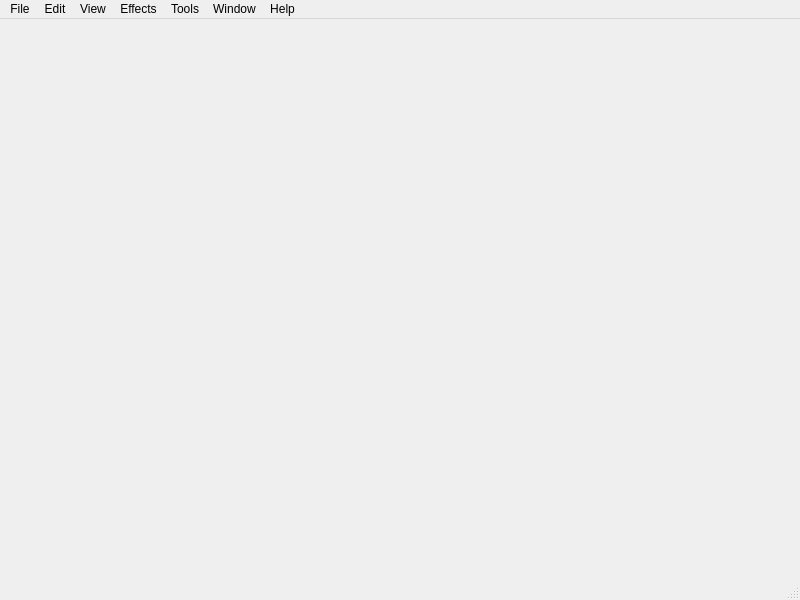
<?xml version="1.0" encoding="UTF-8"?>
<ui version="4.0">
 <class>MainWindow</class>
 <widget class="QMainWindow" name="MainWindow">
  <property name="geometry">
   <rect>
    <x>0</x>
    <y>0</y>
    <width>800</width>
    <height>600</height>
   </rect>
  </property>
  <property name="windowTitle">
   <string>VideoLAN Movie Creator</string>
  </property>
  <property name="windowIcon">
   <iconset resource="../../../ressources.qrc">
    <normaloff>:/images/images/vlmc.png</normaloff>:/images/images/vlmc.png</iconset>
  </property>
  <property name="dockNestingEnabled">
   <bool>true</bool>
  </property>
  <widget class="QWidget" name="centralwidget"/>
  <widget class="QMenuBar" name="menubar">
   <property name="geometry">
    <rect>
     <x>0</x>
     <y>0</y>
     <width>800</width>
     <height>23</height>
    </rect>
   </property>
   <widget class="QMenu" name="menuFile">
    <property name="title">
     <string>File</string>
    </property>
    <addaction name="actionNew_Project"/>
    <addaction name="actionLoad_Project"/>
    <addaction name="actionClose_Project"/>
    <addaction name="separator"/>
    <addaction name="actionSave"/>
    <addaction name="actionSave_As"/>
    <addaction name="separator"/>
    <addaction name="actionImport"/>
    <addaction name="actionRender"/>
    <addaction name="separator"/>
    <addaction name="actionQuit"/>
   </widget>
   <widget class="QMenu" name="menuEdit">
    <property name="title">
     <string>Edit</string>
    </property>
    <addaction name="actionUndo"/>
    <addaction name="actionRedo"/>
    <addaction name="separator"/>
    <addaction name="actionPreferences"/>
    <addaction name="actionProject_Preferences"/>
   </widget>
   <widget class="QMenu" name="menuView">
    <property name="title">
     <string>View</string>
    </property>
    <addaction name="actionFullscreen"/>
   </widget>
   <widget class="QMenu" name="menuEffets">
    <property name="enabled">
     <bool>true</bool>
    </property>
    <property name="title">
     <string>Effects</string>
    </property>
    <addaction name="actionBypass_effects_engine"/>
   </widget>
   <widget class="QMenu" name="menuTools">
    <property name="title">
     <string>Tools</string>
    </property>
    <addaction name="actionTranscode"/>
   </widget>
   <widget class="QMenu" name="menuWindow">
    <property name="title">
     <string>Window</string>
    </property>
   </widget>
   <widget class="QMenu" name="menuHelp">
    <property name="title">
     <string>Help</string>
    </property>
    <addaction name="actionHelp"/>
    <addaction name="separator"/>
    <addaction name="actionAbout"/>
   </widget>
   <addaction name="menuFile"/>
   <addaction name="menuEdit"/>
   <addaction name="menuView"/>
   <addaction name="menuEffets"/>
   <addaction name="menuTools"/>
   <addaction name="menuWindow"/>
   <addaction name="menuHelp"/>
  </widget>
  <widget class="QStatusBar" name="statusbar"/>
  <action name="actionQuit">
   <property name="text">
    <string>Quit</string>
   </property>
  </action>
  <action name="actionAbout">
   <property name="text">
    <string>About</string>
   </property>
  </action>
  <action name="actionHelp">
   <property name="text">
    <string>Help</string>
   </property>
  </action>
  <action name="actionPreferences">
   <property name="text">
    <string>Preferences</string>
   </property>
  </action>
  <action name="actionMedia_Library">
   <property name="checkable">
    <bool>true</bool>
   </property>
   <property name="text">
    <string>Media Library</string>
   </property>
  </action>
  <action name="actionPreview">
   <property name="checkable">
    <bool>true</bool>
   </property>
   <property name="checked">
    <bool>false</bool>
   </property>
   <property name="text">
    <string>Preview</string>
   </property>
  </action>
  <action name="actionTranscode">
   <property name="text">
    <string>Transcode</string>
   </property>
  </action>
  <action name="actionNew_Project">
   <property name="text">
    <string>New Project</string>
   </property>
  </action>
  <action name="actionFullscreen">
   <property name="checkable">
    <bool>true</bool>
   </property>
   <property name="text">
    <string>Fullscreen</string>
   </property>
  </action>
  <action name="actionRender">
   <property name="text">
    <string>Render</string>
   </property>
  </action>
  <action name="actionLoad_Project">
   <property name="text">
    <string>Load Project</string>
   </property>
  </action>
  <action name="actionSave">
   <property name="text">
    <string>Save</string>
   </property>
  </action>
  <action name="actionImport">
   <property name="text">
    <string>Import</string>
   </property>
  </action>
  <action name="actionProject_Preferences">
   <property name="text">
    <string>Project Preferences</string>
   </property>
  </action>
  <action name="actionBypass_effects_engine">
   <property name="checkable">
    <bool>true</bool>
   </property>
   <property name="checked">
    <bool>false</bool>
   </property>
   <property name="text">
    <string>Enable effects engine</string>
   </property>
  </action>
  <action name="actionProject_Preferences">
   <property name="text">
    <string>Project Preferences</string>
   </property>
   <property name="shortcut">
    <string>Ctrl+P</string>
   </property>
  </action>
  <action name="actionProject_Wizard">
   <property name="text">
    <string>Project Wizard</string>
   </property>
  </action>
  <action name="actionSave_As">
   <property name="text">
    <string>Save As</string>
   </property>
  </action>
  <action name="actionClose_Project">
   <property name="text">
    <string>Close Project</string>
   </property>
  </action>
  <action name="actionCrash">
   <property name="text">
    <string>Crash</string>
   </property>
  </action>
  <action name="actionUndo">
   <property name="text">
    <string>Undo</string>
   </property>
  </action>
  <action name="actionRedo">
   <property name="text">
    <string>Redo</string>
   </property>
  </action>
 </widget>
 <resources>
  <include location="../../../ressources.qrc"/>
 </resources>
 <connections/>
</ui>
